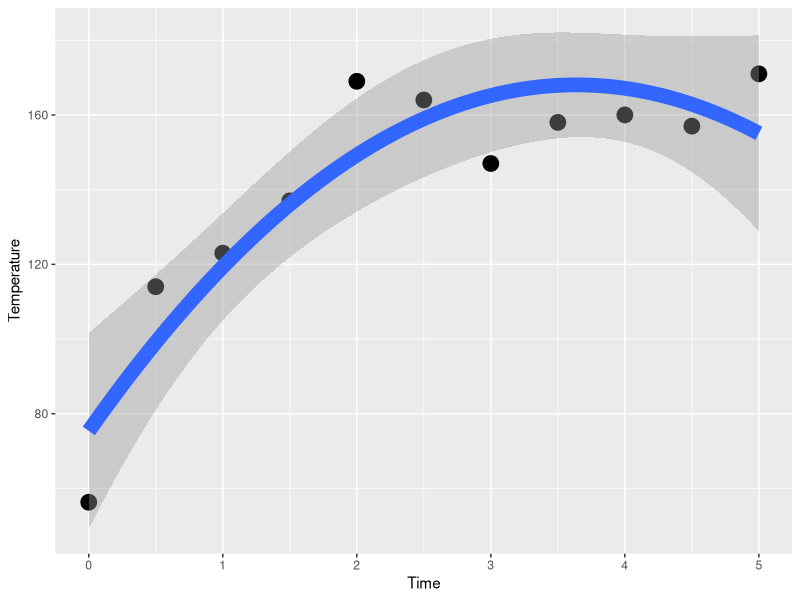

The R script that drew this image:
library(tidyverse)

data<-tibble::tribble(
  ~Time, ~Temperature,
      0,         56.3,
    0.5,          114,
      1,          123,
    1.5,          137,
      2,          169,
    2.5,          164,
      3,          147,
    3.5,          158,
      4,          160,
    4.5,          157,
      5,          171
  )

data %>% ggplot(., aes(x=Time, y=Temperature)) +
  geom_point(size=5) +
  stat_smooth(method = "lm", formula = y ~ x + I(x^2), size = 5)

